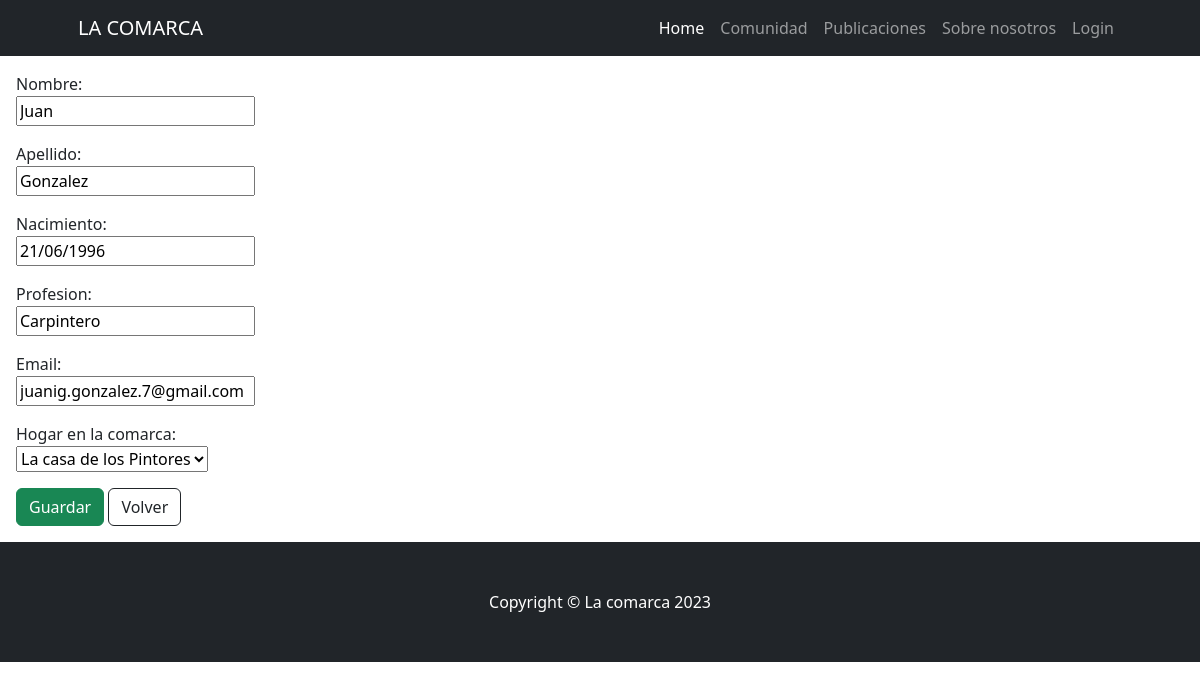
The page /comunidad/miembro_update/1 on the database its author committed.
### comunidad/models.py (models this page shows, shortened)
class Miembro(models.Model):
    nombre = models.CharField(max_length=50)
    apellido = models.CharField(max_length=50)
    nacimiento = models.DateField(null=True)
    profesion = models.CharField(max_length=50)
    email = models.EmailField(unique=True)
    casa_comarca = models.ForeignKey(CasasComunidad, on_delete=models.SET_NULL,null=True,blank=True, verbose_name="Hogar en la comarca")
    class Meta:
        verbose_name = "Miembro"
        verbose_name_plural = "Miembros"

### comunidad/views.py (the view)
# urls.py: path("miembro_update/<int:pk>", views.MiembroUpdate.as_view(), name="miembro_update"),
class MiembroUpdate(UpdateView):
    model = models.Miembro
    form_class = forms.MiembroForm
    success_url = reverse_lazy("comunidad:miembro_list")

### comunidad/forms.py
class MiembroForm(forms.ModelForm):
    class Meta:
        model = models.Miembro
        fields = ["nombre","apellido","nacimiento","profesion","email","casa_comarca"]

### comunidad/models.py (called while the page is built)
    def __str__(self):
        return self.nombre_casa

### comunidad/templates/comunidad/miembro_form.html (shortened to what this page needs)
{% extends 'home/base.html' %}
{% block content %}
<body>
    <div class="col-md-3 mb-3">
        <div class="m-3  text-md-start ">
            <form action="" method="post">
                {{ form.as_p}}
                <button class="btn btn-success " type="submit">Guardar</button>
                <a class="btn btn-outline-dark ms-0   " href="{% url 'comunidad:miembro_list' %}">Volver</a>
            </form>
        </div>
    </div>
</body>
{% endblock content %}

### rows shown on the page
Miembro: nombre "Juan", apellido "Gonzalez", nacimiento "21/06/1996", profesion "Carpintero", email "juanig.gonzalez.7@gmail.com", casa_comarca "La casa de los Pintores"
